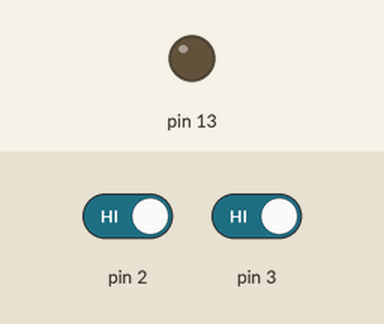
Simulated run of this sketch. Board: Arduino Uno, built with avr-gcc and run on an emulated ATmega328P. Parts: output pins drawn as LEDs (lit = HIGH). The test bench sets the inputs (shaded band); at power-on: pin 2 HIGH, pin 3 HIGH.

Above: at 1.2 s.
1.3 s: pin 2 driven LOW
At 1.7 s:
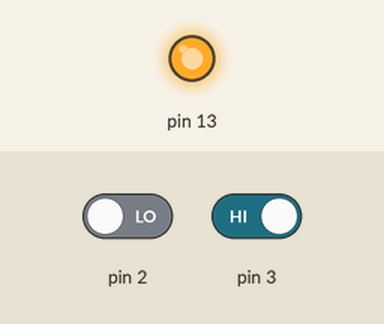
2.8 s: pin 2 driven HIGH
At 4.0 s:
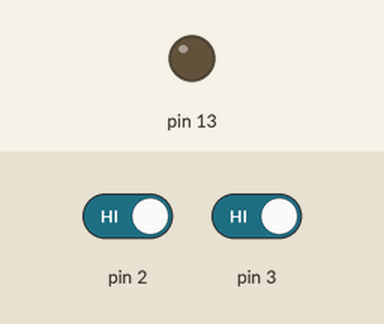
4.3 s: pin 3 driven LOW
At 5.1 s:
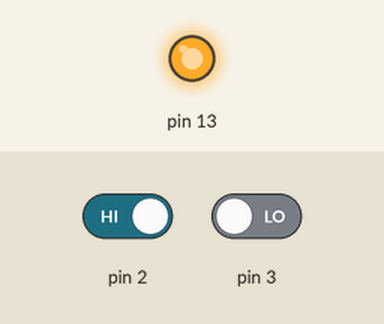
Timing chart, 0 to 7.3 s (numbered marks = the images above; inputs shaded):
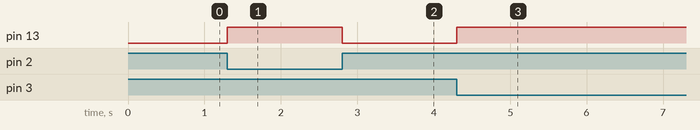

Measured:
- after the input at 1.3 s, pin 13: LOW → HIGH at once
- after the input at 2.8 s, pin 13: HIGH → LOW at once
- after the input at 4.3 s, pin 13: LOW → HIGH at once

The sketch:

Lab5.ino
```cpp
//Michael Colizza
// C++ code
//
//init. variables
int button1State = 0;
int button2State = 0;

void setup()
{
  //sets pinmodes
  pinMode(13, OUTPUT);
  pinMode(2, INPUT);
  pinMode(3, INPUT);

}

void loop()
{
  //set variables = output of buttons
  int button1State = digitalRead(3);
  int button2State = digitalRead(2);

//checks variable reading and sends power to LED depending on the button's state
  if (button1State == LOW){
  	digitalWrite(13, HIGH);
  }
  else if (button2State == LOW){
  	digitalWrite(13, HIGH);
  }
  else if (button2State == LOW && button1State == LOW){
    digitalWrite(13, LOW);
    }
  else{
  digitalWrite(13, LOW);
  }
}
```
